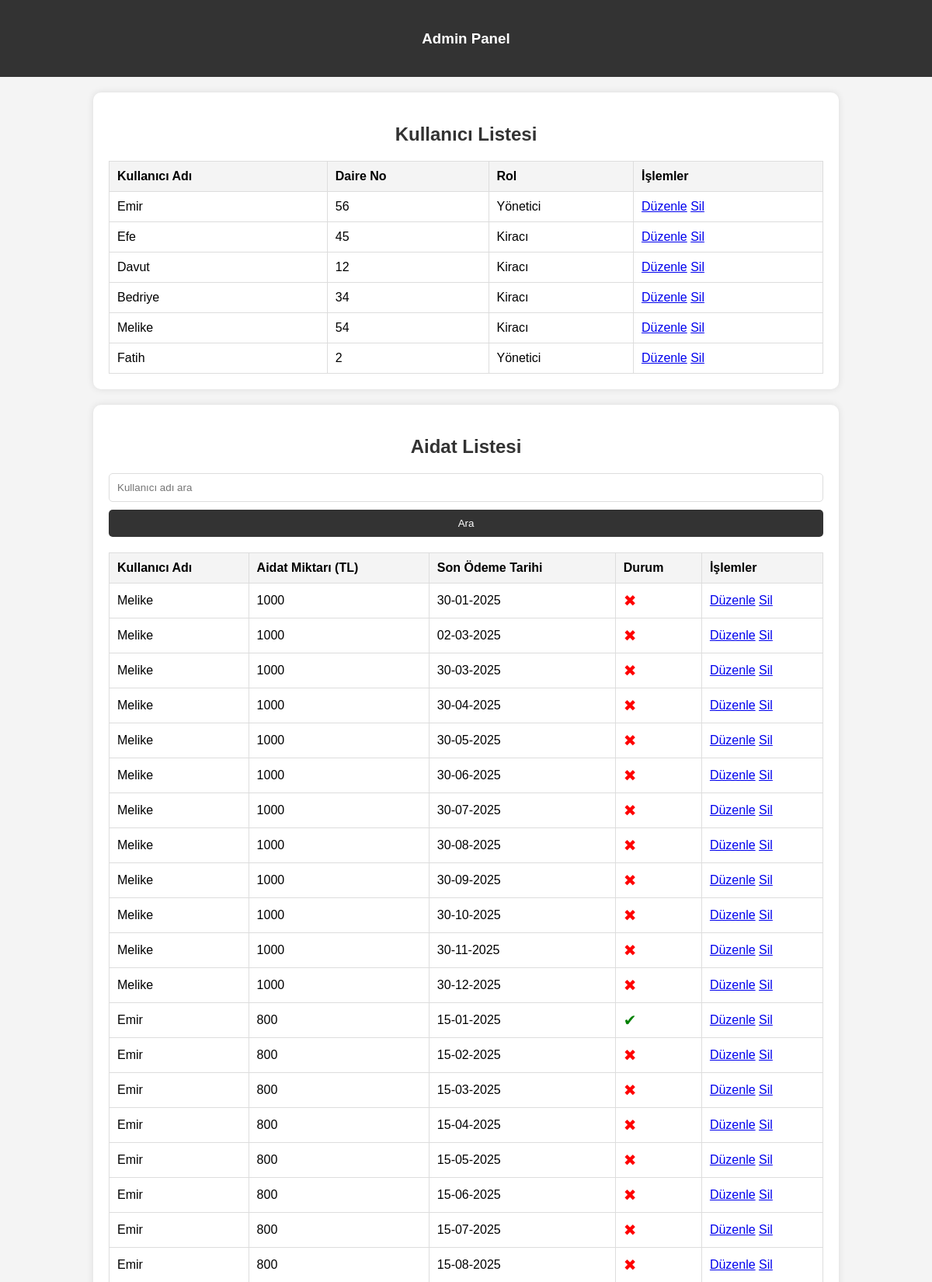
The page /admin_panel2.php (signed in, upper part) on the database its author committed.
### tables this page shows
CREATE TABLE `users2` (
  `id` int(11) NOT NULL,
  `username` varchar(50) NOT NULL,
  `password` varchar(255) NOT NULL,
  `role` varchar(10) NOT NULL,
  `daire_no` varchar(255) NOT NULL
);

CREATE TABLE `aidatlar2` (
  `id` int(11) NOT NULL,
  `user_id` int(11) NOT NULL,
  `amount` float NOT NULL,
  `due_date` date NOT NULL,
  `status` varchar(10) NOT NULL
);

### admin_panel2.php (the view, shortened to what this page needs)
<?php
require 'db2.php';
$search_username = '';
?>
<!DOCTYPE html>
<html lang="tr">
<head>
    <link rel="stylesheet" href="styles2.css">
</head>
<body>
    <div class="header">
        <h3>Admin Panel</h3>
    </div>
    <div class="container">
        <div class="main">
            <h2>Kullanıcı Listesi</h2>
            <?php
            $query = "SELECT * FROM users2";
            $stmt = $pdo->query($query);
            if ($stmt->rowCount() > 0) {
                echo '<table>';
                echo '<thead><tr><th>Kullanıcı Adı</th><th>Daire No</th><th>Rol</th><th>İşlemler</th></tr></thead>';
                echo '<tbody>';
                while ($row = $stmt->fetch(PDO::FETCH_ASSOC)) {
                    echo "<tr><td>{$row['username']}</td><td>{$row['daire_no']}</td><td>{$row['role']}</td><td><a href='admin_panel2.php?edit_user_id={$row['id']}' class='btn'>Düzenle</a> <a href='admin_panel2.php?delete_user_id={$row['id']}' class='btn btn-danger' onclick='return confirm(\"Kullanıcıyı silmek istediğinize emin misiniz?\")'>Sil</a></td></tr>";
                }
                echo '</tbody></table>';
            } else {
                echo '<p>Kayıt bulunamadı.</p>';
            }
            ?>
        </div>
        <div class="main">
            <h2>Aidat Listesi</h2>
            <form method="get" action="admin_panel2.php">
                <input type="text" name="search_username" placeholder="Kullanıcı adı ara" value="<?php echo htmlspecialchars($search_username); ?>">
                <button type="submit" class="btn">Ara</button>
            </form>
            <?php
            $query = "SELECT aidatlar2.id, users2.username, aidatlar2.amount, aidatlar2.due_date, aidatlar2.status
                      FROM aidatlar2
                      JOIN users2 ON aidatlar2.user_id = users2.id";
            $stmt = $pdo->prepare($query);
            $stmt->execute();
            if ($stmt->rowCount() > 0) {
                echo '<table>';
                echo '<thead><tr><th>Kullanıcı Adı</th><th>Aidat Miktarı (TL)</th><th>Son Ödeme Tarihi</th><th>Durum</th><th>İşlemler</th></tr></thead>';
                echo '<tbody>';
                while ($row = $stmt->fetch(PDO::FETCH_ASSOC)) {
                    $due_date = date("d-m-Y", strtotime($row['due_date']));
                    $status_icon = ($row['status'] === 'ödendi') ? '<span class="status-paid">&#x2714;</span>' : '<span class="status-unpaid">&#x2716;</span>';
                    echo "<tr><td>{$row['username']}</td><td>{$row['amount']}</td><td>{$due_date}</td><td>{$status_icon}</td><td><a href='admin_panel2.php?edit_aidat_id={$row['id']}' class='btn'>Düzenle</a> <a href='admin_panel2.php?delete_aidat_id={$row['id']}' class='btn btn-danger' onclick='return confirm(\"Aidatı silmek istediğinize emin misiniz?\")'>Sil</a></td></tr>";
                }
                echo '</tbody></table>';
            } else {
                echo '<p>Aidat bulunamadı.</p>';
            }
            ?>
        </div>
    </div>
</body>
</html>

### styles2.css (style rules this page uses)
body { font-family: Arial, sans-serif; margin: 0; padding: 0; background-color: #f4f4f4; display: flex; flex-direction: column; min-height: 100vh; }
h1, h2 { color: #333; text-align: center; }
.container { width: 80%; margin: auto; flex: 1; }
.header { background: #333; color: #fff; padding: 20px 0; text-align: center; }
.main { background: #fff; padding: 20px; margin: 20px 0; box-shadow: 0 0 10px rgba(0, 0, 0, 0.1); border-radius: 10px; }
form input, form select { width: calc(100% - 22px); padding: 10px; margin-bottom: 10px; border: 1px solid #ddd; border-radius: 5px; }
form button { background: #333; color: #fff; padding: 10px 20px; border: none; border-radius: 5px; cursor: pointer; width: 100%; }
table { width: 100%; border-collapse: collapse; margin-top: 20px; }
table, th, td { border: 1px solid #ddd; }
th, td { padding: 10px; text-align: left; }
th { background-color: #f4f4f4; }
.status-paid { color: green; font-size: 20px; }
.status-unpaid { color: red; font-size: 20px; }

### rows shown on the page
users2: username "Emir", daire_no "56", role "Yönetici"
users2: username "Efe", daire_no "45", role "Kiracı"
users2: username "Davut", daire_no "12", role "Kiracı"
users2: username "Bedriye", daire_no "34", role "Kiracı"
users2: username "Melike", daire_no "54", role "Kiracı"
users2: username "Fatih", daire_no "2", role "Yönetici"
aidatlar2: user.username "Melike", amount "1000", due_date "30-01-2025"
aidatlar2: user.username "Melike", amount "1000", due_date "02-03-2025"
aidatlar2: user.username "Melike", amount "1000", due_date "30-03-2025"
aidatlar2: user.username "Melike", amount "1000", due_date "30-04-2025"
aidatlar2: user.username "Melike", amount "1000", due_date "30-05-2025"
aidatlar2: user.username "Melike", amount "1000", due_date "30-06-2025"
aidatlar2: user.username "Melike", amount "1000", due_date "30-07-2025"
aidatlar2: user.username "Melike", amount "1000", due_date "30-08-2025"
aidatlar2: user.username "Melike", amount "1000", due_date "30-09-2025"
aidatlar2: user.username "Melike", amount "1000", due_date "30-10-2025"
aidatlar2: user.username "Melike", amount "1000", due_date "30-11-2025"
aidatlar2: user.username "Melike", amount "1000", due_date "30-12-2025"
aidatlar2: user.username "Emir", amount "800", due_date "15-01-2025"
aidatlar2: user.username "Emir", amount "800", due_date "15-02-2025"
aidatlar2: user.username "Emir", amount "800", due_date "15-03-2025"
aidatlar2: user.username "Emir", amount "800", due_date "15-04-2025"
aidatlar2: user.username "Emir", amount "800", due_date "15-05-2025"
aidatlar2: user.username "Emir", amount "800", due_date "15-06-2025"
aidatlar2: user.username "Emir", amount "800", due_date "15-07-2025"
aidatlar2: user.username "Emir", amount "800", due_date "15-08-2025"
